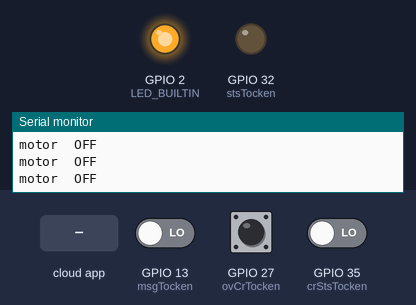
Bench run of a sketch on a simulated ESP32. Shown: output pins drawn as LEDs (lit = HIGH), the last lines printed to the serial monitor. The inputs (shaded band) are chosen by the test bench; at power-on: GPIO 13 (msgTocken) LOW, GPIO 27 (ovCrTocken) HIGH, GPIO 35 (crStsTocken) LOW. WiFi joins after 1.5 s; servers stay silent unless stated; the Firebase database answers and starts empty.

Above: at 2.7 s.
2.8 s: the phone or cloud app sets stsFlag to 1
At 4.0 s:
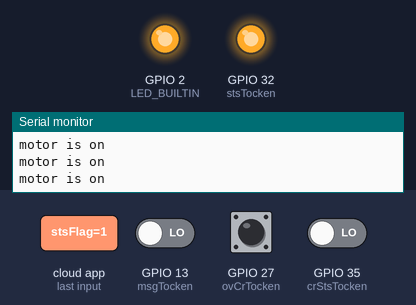
4.5 s: the phone or cloud app sets stsFlag to 0
At 5.3 s:
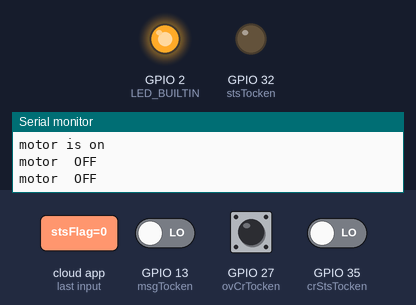
Timing chart, 0 to 7.5 s (numbered marks = the images above; inputs shaded):
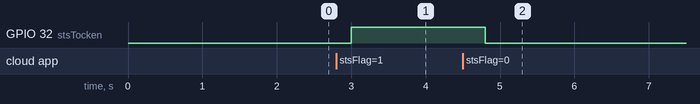

The sketch:

esp-code.ino
```cpp
//this program is developed by Atom Developoers || for the project of turbo motor application || created by Abhijith S Pillai
//
//
//
#include <WiFi.h>
#include <IOXhop_FirebaseESP32.h>
#include <ArduinoJson.h>
//


#define FIREBASE_HOST "https://turbo-motor-f9781.firebaseio.com/"
#define FIREBASE_AUTH "ocPAQHye97MgsJKWqF0ykG0YNUyqQpOh5pKn7xbe"
const char* ssid     = "Ooredoo-E5377-E0BA";
const char* password ="admin123";

#define stsTocken 32 //from turbo app--to motor
int val1;

#define msgTocken 13 //from hardware ---to app
int val2;

#define ovCrTocken 27 //from hardware ---to app
int val3;

#define crStsTocken 35 //from hardware ---to app
int val4;
WiFiServer server(80);
void setup()
{
    Serial.begin(115200);                             /// Select the same baud rate if you want to see the datas on Serial Monitor
    pinMode(stsTocken,OUTPUT);
    pinMode(msgTocken,INPUT);
    pinMode(ovCrTocken,INPUT);
    pinMode(crStsTocken,INPUT);
    pinMode(LED_BUILTIN, OUTPUT);

    digitalWrite(stsTocken,LOW);
    digitalWrite(msgTocken,LOW);
    digitalWrite(ovCrTocken,HIGH);
    digitalWrite(crStsTocken,LOW);
    // We start by connecting to a WiFi network

    Serial.println();
    Serial.println();
    Serial.print("Connecting to ");
    Serial.println(ssid);

    WiFi.begin(ssid, password);

    while (WiFi.status() != WL_CONNECTED) {
        delay(500);
        Serial.print(".");
        //digitalWrite(LED_BUILTIN, HIGH);
    }

    Serial.println("");
    Serial.println("WiFi connected.");
    digitalWrite(LED_BUILTIN, HIGH);
    Serial.println("IP address: ");
    Serial.println(WiFi.localIP());

    server.begin();
    Serial.println("ESP32 Touch Test");
    Firebase.begin(FIREBASE_HOST, FIREBASE_AUTH);
}


void loop(){
  //
  // motor on of event handler
 //
 //
           val1=Firebase.getInt("sCominication/stsFlag");                          //Reading the value of the varialble Status from the firebase

           if(val1==1)                                                             // If, the Status is 1, turn on the Relay1
              {
                digitalWrite(stsTocken,HIGH);
                Serial.println("motor is on");
                //digitalWrite(LED_BUILTIN, HIGH);
             }
             else if(val1==0)                                                      // If, the Status is 0, turn Off the Relay1
             {
                digitalWrite(stsTocken,LOW);
                Serial.println("motor  OFF");
               // digitalWrite(LED_BUILTIN, LOW);
             }
//
//
//feed back section
             val2 =digitalRead(msgTocken);
             if(val2==HIGH)
             {
              Firebase.setInt("hCominication/returnFlag",0);
             }else if(val2==LOW)
             {
              Firebase.setInt("hCominication/returnFlag",1);
             }

  //curret status flag
          val4 =digitalRead(crStsTocken);
//
//
           if(val4==HIGH)
           {
              Firebase.setInt("crtSts/crtStsFlag",1);

           }
           else if(val4==LOW)
           {
            Firebase.setInt("crtSts/crtStsFlag",0);
           }

 //
// over current protection


 val3=digitalRead(ovCrTocken);
// //
// //
 if(val3==LOW)
 {
    Firebase.setInt("sCominication/stsFlag",0);
    Firebase.setInt("overCrt/overFlag",1);
   digitalWrite(stsTocken,LOW);
 }
// //
}
```

Measured:
- after the input at 2.8 s, GPIO 32 (stsTocken): LOW → HIGH after 0.20 s
- after the input at 4.5 s, GPIO 32 (stsTocken): HIGH → LOW after 0.30 s
